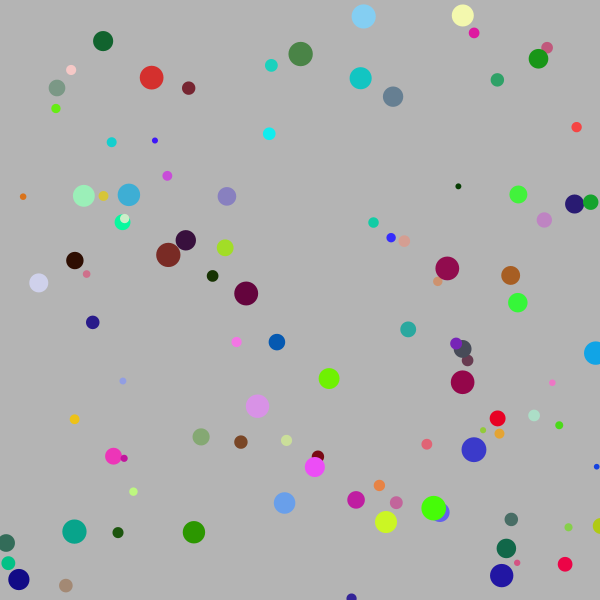
Frame 1 (no input)
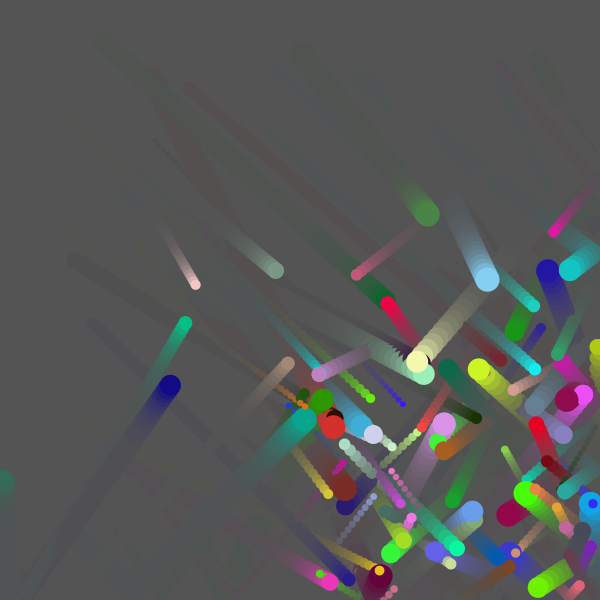
Frame 60 (the mouse pressed at the canvas centre just before this capture)
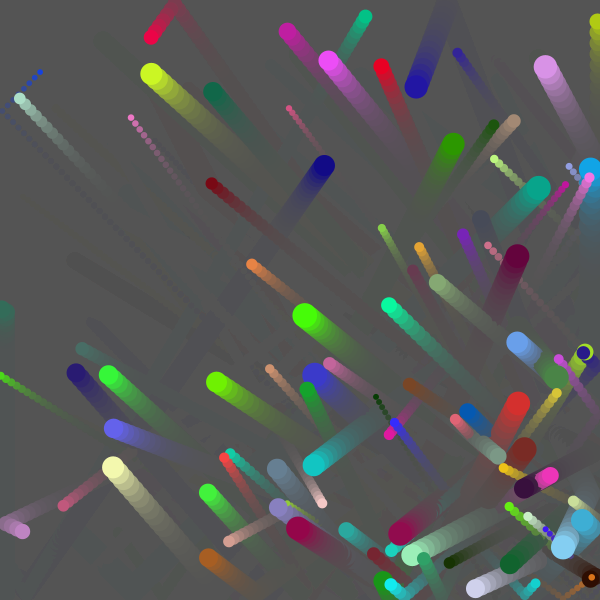
Frame 120 (the mouse held since frame 60 and released just before this capture)

The Processing sketch that drew these frames (run headless with seeded random() and noise(); from frame 60 on, the mouse is pressed at the canvas centre):

// Processing sketch: processing_119222
// ── processing_119222.pde

int quantesboles = 100;
int diferentscolors = 100;

//introdueixes float per declarar la x,y,velocitatX i velocitatY perquÃ¨ es reprodueixi a totes les boles//
float [] x = new float[quantesboles];
float [] y = new float[quantesboles];
float [] velocitatX = new float[quantesboles]; 
float [] velocitatY = new float[quantesboles];

float [] radi = new float[quantesboles];
color [] colorboles = new color[diferentscolors]; 
 
void setup()
{
  size(600,600);
  
  noStroke();
  
   
  //Faig un for per la variable i que primer es = 0 i metres la i sigui mÃ©s petit que quantesboles vas sumant +1. La mateixa variable i l'he de reproduir per totes les x,y,velocitatX i velocitaY perque la funciÃ³ la fagin totes les boles//
  for (int i=0 ; i<quantesboles; i++)
  {
  
  radi[i] = (random(5,25));
  colorboles[i] = color(random(0,255),random(0,255),random(0,255));
  
  x[i] = random(0,width);
  y[i] = random(0,height);
  velocitatX[i] = (random(2,6));
  velocitatY[i] = (random(2,6));
}
}
 
void draw(){
  //background(80);
  
   
  fill(80,80,80,50);
  rect(0,0,width,height);
   
  for (int i=0 ; i<quantesboles; i++)
  {
  x[i] += velocitatX[i];
  y[i] += velocitatY[i];
   
  fill(colorboles[i]);
  ellipse(x[i],y[i],radi[i],radi[i]);
   
  if((x[i]<0+radi[i]/2)||(x[i]>width-radi[i]/2))
  {
    velocitatX[i] = -velocitatX[i];
  }
   
  if((y[i]<0+radi[i]/2)||(y[i]>height-radi[i]/2))
  {
    velocitatY[i] = -velocitatY[i];
  }

}
}
